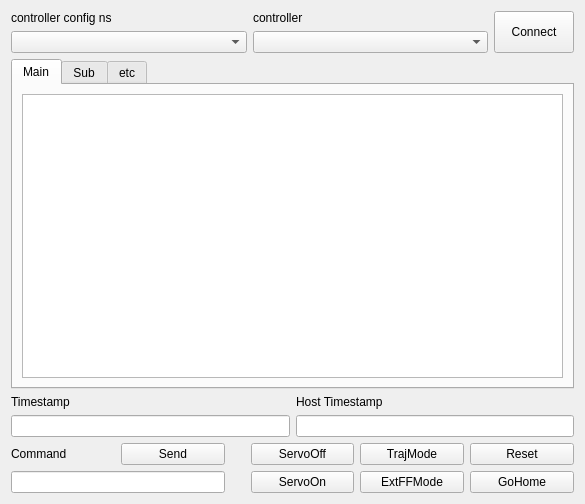
<?xml version="1.0" encoding="UTF-8"?>
<ui version="4.0">
 <class>ToroboStateViewer</class>
 <widget class="QWidget" name="ToroboStateViewer">
  <property name="geometry">
   <rect>
    <x>0</x>
    <y>0</y>
    <width>585</width>
    <height>504</height>
   </rect>
  </property>
  <property name="windowTitle">
   <string>Torobo State Viewer</string>
  </property>
  <layout class="QVBoxLayout" name="verticalLayout">
   <item>
    <layout class="QGridLayout" name="gridLayout">
     <property name="spacing">
      <number>6</number>
     </property>
     <item row="1" column="0">
      <widget class="QComboBox" name="comboBoxControllerConfigNamespace"/>
     </item>
     <item row="0" column="0">
      <widget class="QLabel" name="labelControllerConfigNamespace">
       <property name="text">
        <string>controller config ns</string>
       </property>
      </widget>
     </item>
     <item row="0" column="1">
      <widget class="QLabel" name="labelControllerName">
       <property name="text">
        <string>controller</string>
       </property>
      </widget>
     </item>
     <item row="1" column="1">
      <widget class="QComboBox" name="comboBoxControllerName"/>
     </item>
     <item row="0" column="2" rowspan="2">
      <widget class="QPushButton" name="pushButtonConnect">
       <property name="sizePolicy">
        <sizepolicy hsizetype="Fixed" vsizetype="Preferred">
         <horstretch>0</horstretch>
         <verstretch>0</verstretch>
        </sizepolicy>
       </property>
       <property name="minimumSize">
        <size>
         <width>0</width>
         <height>0</height>
        </size>
       </property>
       <property name="text">
        <string>Connect</string>
       </property>
      </widget>
     </item>
    </layout>
   </item>
   <item>
    <layout class="QGridLayout" name="gridLayout_2">
     <item row="1" column="0">
      <widget class="QTabWidget" name="tabWidget">
       <property name="currentIndex">
        <number>0</number>
       </property>
       <widget class="QWidget" name="tabMain">
        <attribute name="title">
         <string>Main</string>
        </attribute>
        <layout class="QHBoxLayout" name="horizontalLayout">
         <item>
          <layout class="QVBoxLayout" name="verticalLayout_2">
           <item>
            <widget class="QTableWidget" name="table"/>
           </item>
          </layout>
         </item>
        </layout>
       </widget>
       <widget class="QWidget" name="tabSub">
        <attribute name="title">
         <string>Sub</string>
        </attribute>
        <layout class="QHBoxLayout" name="horizontalLayout_2">
         <item>
          <layout class="QVBoxLayout" name="verticalLayout_3">
           <item>
            <widget class="QTableWidget" name="tableSub"/>
           </item>
          </layout>
         </item>
        </layout>
       </widget>
       <widget class="QWidget" name="tabEtc">
        <attribute name="title">
         <string>etc</string>
        </attribute>
        <layout class="QVBoxLayout" name="verticalLayout_5">
         <item>
          <layout class="QVBoxLayout" name="verticalLayout_4">
           <item>
            <widget class="QTableWidget" name="tableEtc"/>
           </item>
          </layout>
         </item>
        </layout>
       </widget>
      </widget>
     </item>
    </layout>
   </item>
   <item>
    <layout class="QGridLayout" name="gridLayout_3">
     <item row="0" column="0">
      <widget class="QLabel" name="labelTimestamp">
       <property name="enabled">
        <bool>true</bool>
       </property>
       <property name="text">
        <string>Timestamp</string>
       </property>
      </widget>
     </item>
     <item row="1" column="0">
      <widget class="QLineEdit" name="lineEditTimestamp">
       <property name="text">
        <string/>
       </property>
       <property name="alignment">
        <set>Qt::AlignRight|Qt::AlignTrailing|Qt::AlignVCenter</set>
       </property>
       <property name="dragEnabled">
        <bool>false</bool>
       </property>
      </widget>
     </item>
     <item row="0" column="1">
      <widget class="QLabel" name="labelHostTimestamp">
       <property name="text">
        <string>Host Timestamp</string>
       </property>
      </widget>
     </item>
     <item row="1" column="1">
      <widget class="QLineEdit" name="lineEditHostTimestamp">
       <property name="text">
        <string/>
       </property>
       <property name="alignment">
        <set>Qt::AlignRight|Qt::AlignTrailing|Qt::AlignVCenter</set>
       </property>
      </widget>
     </item>
    </layout>
   </item>
   <item>
    <layout class="QGridLayout" name="gridLayout_4">
     <item row="1" column="4">
      <widget class="QPushButton" name="pushButtonExtFFMode">
       <property name="text">
        <string>ExtFFMode</string>
       </property>
      </widget>
     </item>
     <item row="0" column="4">
      <widget class="QPushButton" name="pushButtonTrajMode">
       <property name="text">
        <string>TrajMode</string>
       </property>
      </widget>
     </item>
     <item row="0" column="3">
      <widget class="QPushButton" name="pushButtonServoOff">
       <property name="text">
        <string>ServoOff</string>
       </property>
      </widget>
     </item>
     <item row="1" column="5">
      <widget class="QPushButton" name="pushButtonGoHome">
       <property name="text">
        <string>GoHome</string>
       </property>
      </widget>
     </item>
     <item row="1" column="3">
      <widget class="QPushButton" name="pushButtonServoOn">
       <property name="text">
        <string>ServoOn</string>
       </property>
      </widget>
     </item>
     <item row="0" column="5">
      <widget class="QPushButton" name="pushButtonErrorReset">
       <property name="text">
        <string>Reset</string>
       </property>
      </widget>
     </item>
     <item row="0" column="0">
      <widget class="QLabel" name="labelCommand">
       <property name="text">
        <string>Command</string>
       </property>
      </widget>
     </item>
     <item row="1" column="2">
      <spacer name="horizontalSpacer">
       <property name="orientation">
        <enum>Qt::Horizontal</enum>
       </property>
       <property name="sizeType">
        <enum>QSizePolicy::Fixed</enum>
       </property>
       <property name="sizeHint" stdset="0">
        <size>
         <width>20</width>
         <height>20</height>
        </size>
       </property>
      </spacer>
     </item>
     <item row="0" column="1">
      <widget class="QPushButton" name="pushButtonCommandSend">
       <property name="text">
        <string>Send</string>
       </property>
      </widget>
     </item>
     <item row="1" column="0" colspan="2">
      <widget class="QLineEdit" name="lineEditCommand">
       <property name="text">
        <string/>
       </property>
      </widget>
     </item>
    </layout>
   </item>
  </layout>
 </widget>
 <resources/>
 <connections/>
</ui>
